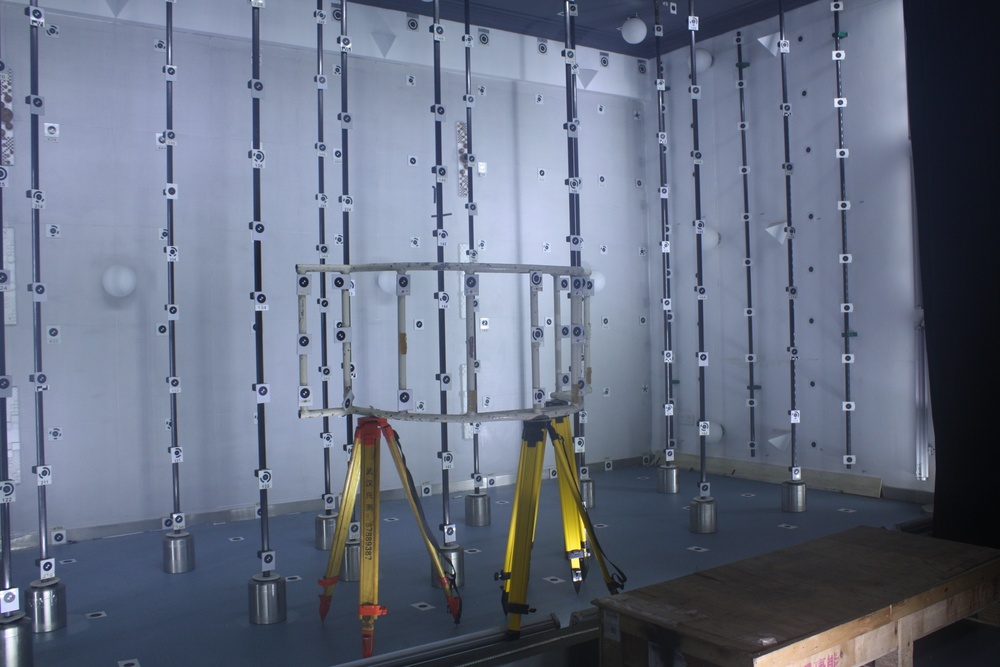
#> input picture photo/test.JPG, 1000 x 667 px, shrunk from 4272 x 2848 before the run
$ python -i preprocessing.py   (imports and definitions only)
#> lines starting #> are read from the running program, lines starting #| are printed output that depends on the picture; after the words box and inside, x2 and y2 are one past the last pixel; in counts of white or black regions, pixels touching at a corner belong together
#> further down, picture is the input picture: shape (667, 1000, 3); mean B, G, R 129.8, 111.1, 102.7
"""Image preprocessing module for control point detection.

Handles grayscale conversion, CLAHE contrast enhancement, bilateral
filtering, and adaptive binarization. All parameters auto-derive from
the known target pixel size.
"""

from dataclasses import dataclass

import cv2
import numpy as np


@dataclass
class PreprocessingParams:
    """Parameters derived from the known target pixel size."""
    target_size_px: int = 200           # approximate target diameter in pixels
    clahe_clip_limit: float = 2.0
    bilateral_d: int = 0                # 0 = auto from target size
    adaptive_block: int = 0             # 0 = auto from target size
    adaptive_c: int = 5                 # constant subtracted from mean

    def __post_init__(self):
        if self.bilateral_d <= 0:
            self.bilateral_d = max(5, self.target_size_px // 20)
        if self.adaptive_block <= 0:
            self.adaptive_block = int(self.target_size_px * 1.5)
            if self.adaptive_block % 2 == 0:
                self.adaptive_block += 1
        self.adaptive_block = max(3, self.adaptive_block)


def preprocess(image: np.ndarray, params: PreprocessingParams | None = None
               ) -> tuple[np.ndarray, np.ndarray]:
    """Run the full preprocessing pipeline.

    Args:
        image: Input BGR or grayscale image.
        params: Preprocessing parameters (auto-generated if None).

    Returns:
        (gray, binary_inv) where binary_inv has the dark ring as white
        foreground (THRESH_BINARY_INV).
    """
    if params is None:
        params = PreprocessingParams()

    # --- grayscale ---
    if image.ndim == 3:
        gray = cv2.cvtColor(image, cv2.COLOR_BGR2GRAY)
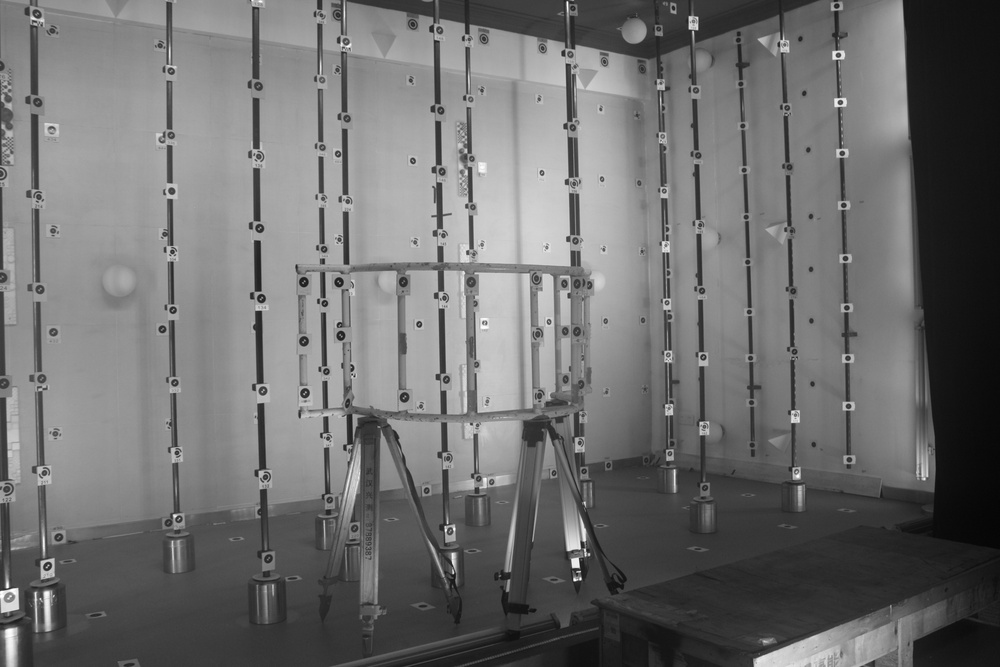
#> gray: shape (667, 1000); min 4, max 255, mean 110.7
    else:
        gray = image.copy()

    # --- CLAHE contrast enhancement ---
    tile = max(8, params.target_size_px // 25)
    clahe = cv2.createCLAHE(
        clipLimit=params.clahe_clip_limit,
        tileGridSize=(tile, tile),
    )
    gray = clahe.apply(gray)
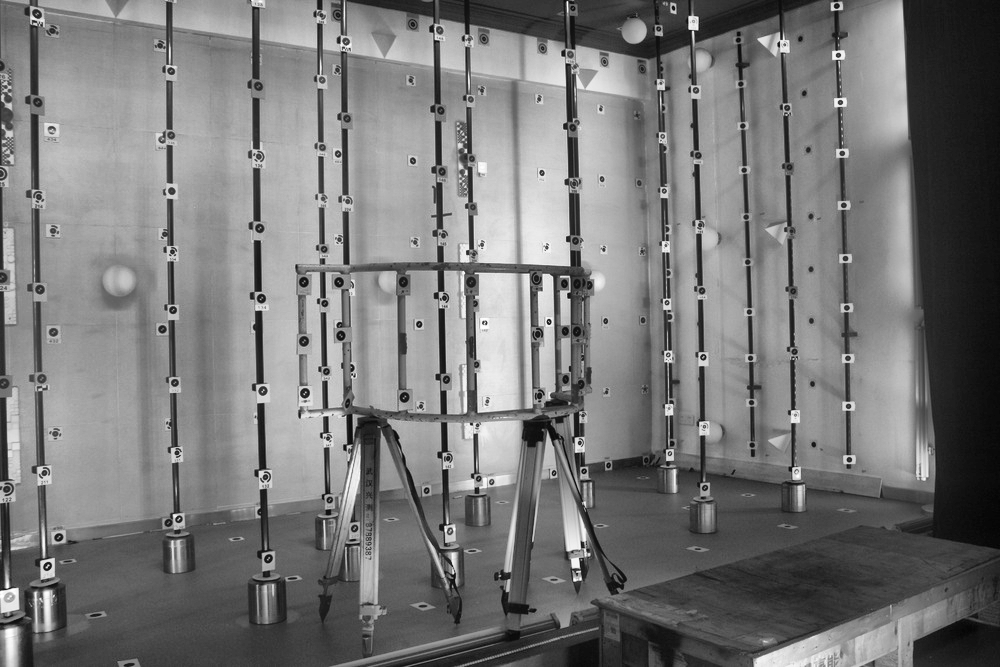
#> gray: shape (667, 1000); min 3, max 255, mean 120

    # --- bilateral filter (edge-preserving denoise) ---
    gray = cv2.bilateralFilter(gray, params.bilateral_d, 75, 75)
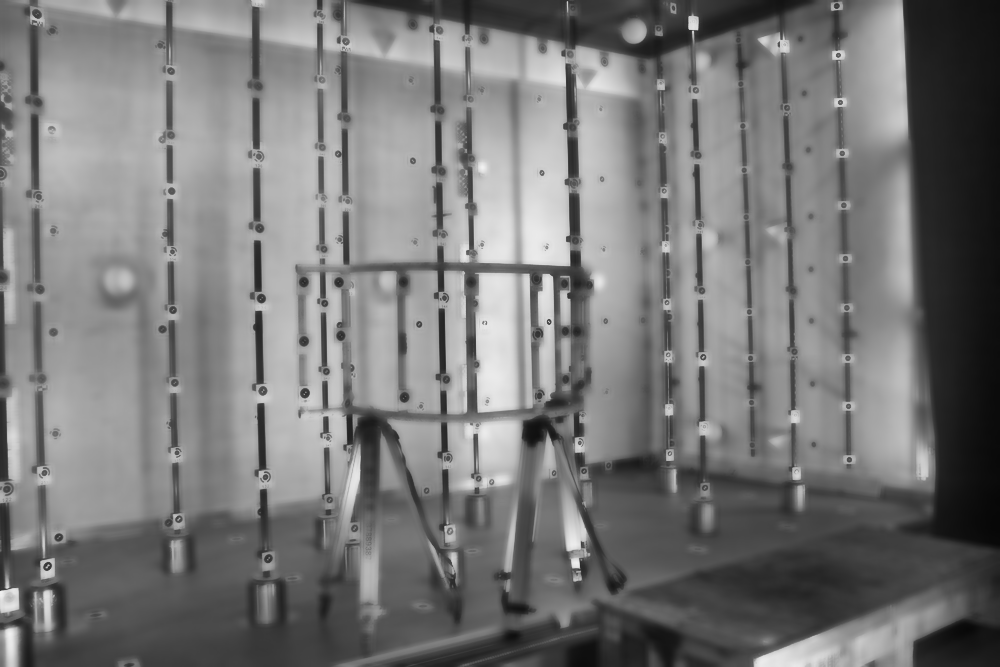
#> gray: shape (667, 1000); min 7, max 241, mean 120.1

    # --- adaptive threshold (INV: dark ring -> white foreground) ---
    binary_inv = cv2.adaptiveThreshold(
        gray, 255,
        cv2.ADAPTIVE_THRESH_GAUSSIAN_C,
        cv2.THRESH_BINARY_INV,
        params.adaptive_block,
        params.adaptive_c,
    )
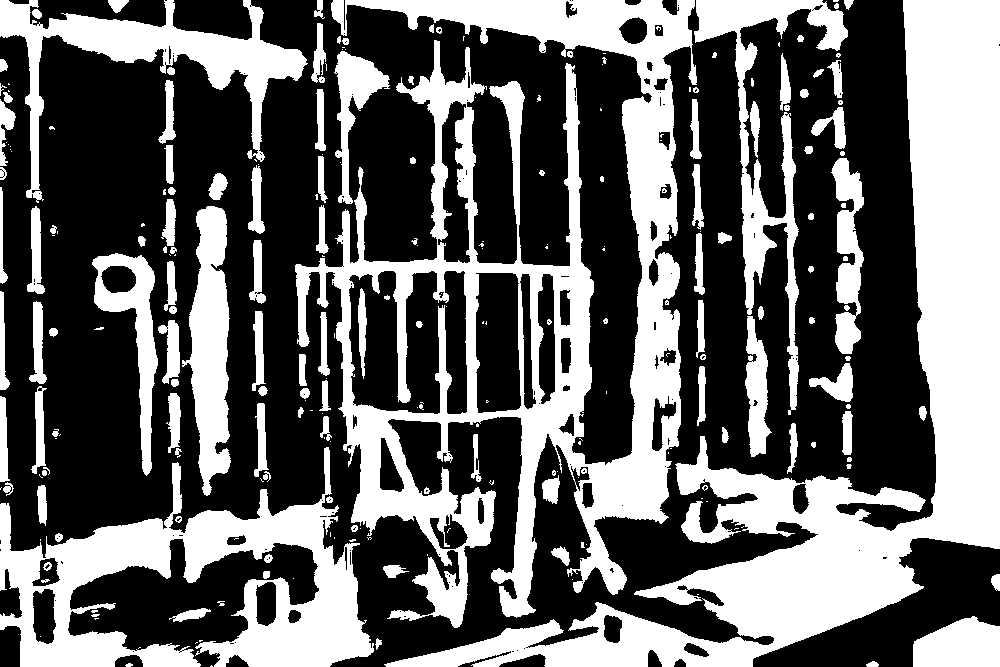
#> binary_inv: shape (667, 1000); 39.8% white; 248 white regions (109 under 20 px), largest, box (x1, y1, x2, y2) and area: (384, 0, 1000, 667) 82879, (295, 0, 697, 628) 77556, (0, 447, 374, 667) 31488

    return gray, binary_inv

>>> import cv2
>>> picture = cv2.imread('../photo/test.JPG')
>>> result = preprocess(picture)
